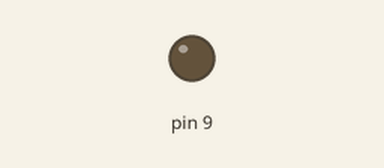
Bench run of a sketch on a simulated Arduino Uno, built with avr-gcc and run on an emulated ATmega328P. Shown: output pins drawn as LEDs (lit = HIGH).

Above: at 0.15 s.
At 6.15 s:
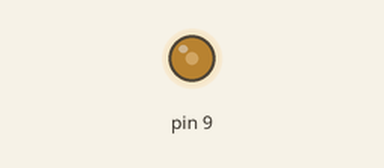
At 18.75 s:
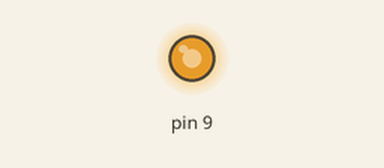
At 39.75 s:
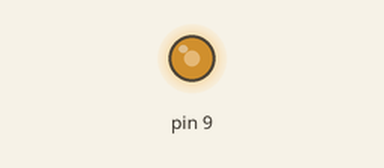
Timing chart, 0 to 40.0 s (numbered marks = the images above):
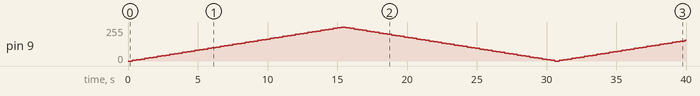

Measured:
- by itself, pin 9: 0/255 → 5/255 at 0.30 s, → 10/255 0.30 s later, → 15/255 0.30 s later, → 20/255 0.30 s later, … (133 changes in this stretch)

The sketch:

Fading_LED.ino
```cpp
int brightness=0;
  int fade=5;
void setup()
{

 pinMode(9,OUTPUT);
}
void loop()
{
  analogWrite(9,brightness);
 brightness=brightness+fade;
 if(brightness==0 || brightness==255)
 {
  fade=-fade;
 }
 delay(300);


}
```
